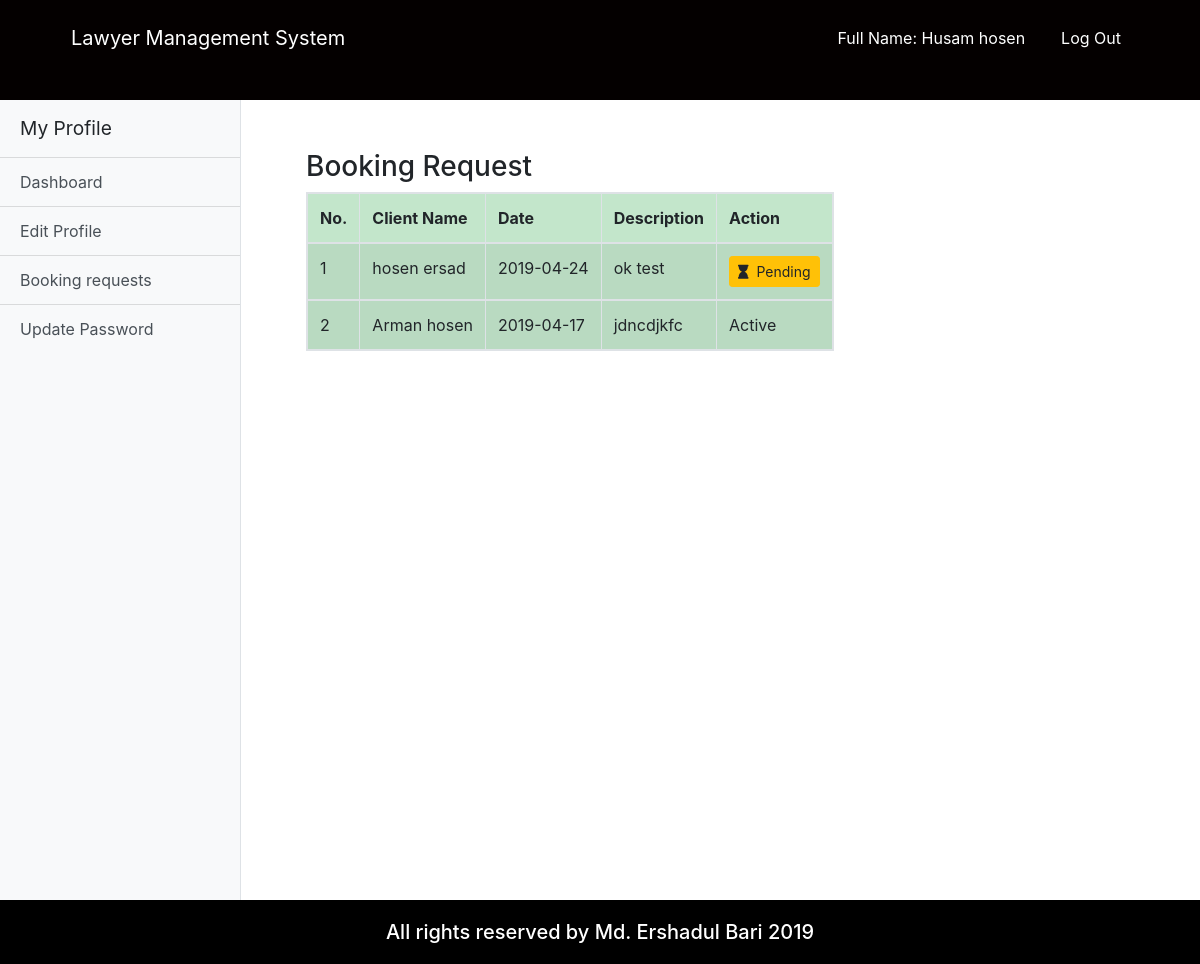
Screenshot of /lawyer_booking.php (signed in) with the database file from the repository.
### tables this page shows
CREATE TABLE `booking` (
  `booking_id` int(11) NOT NULL,
  `date` varchar(20) NOT NULL,
  `description` varchar(300) NOT NULL,
  `client_id` varchar(20) NOT NULL,
  `lawyer_id` varchar(20) NOT NULL,
  `status` varchar(20) NOT NULL
);

CREATE TABLE `user` (
  `u_id` varchar(20) NOT NULL,
  `first_Name` varchar(100) NOT NULL,
  `last_Name` varchar(100) NOT NULL,
  `email` varchar(100) NOT NULL,
  `password` varchar(100) NOT NULL,
  `status` varchar(100) NOT NULL,
  `role` varchar(100) NOT NULL
);

### lawyer_booking.php (the view, shortened to what this page needs)
<?php
	if($_SESSION['login']==TRUE AND $_SESSION['status']=='Active'){
	?>
	<!doctype html>
	<html lang="en">
		<head>
			<link rel="stylesheet" href="https://use.fontawesome.com/releases/v5.8.1/css/all.css">
			<link rel="stylesheet" href="css/all.css">
			<link rel="stylesheet" href="css/simple-sidebar.css">
			<link rel="stylesheet" href="css/bootstrap.css">
			<link rel="stylesheet" href="css/style.css">
			<link rel="stylesheet" href="css/media.css">
		</head>
		<body>
			<header class="customnav">
				<div class="container">
					<div class="row">
						<div class="col-md-12">
							<nav class="navbar navbar-expand-lg ">
								<a class="navbar-brand cus-a" href="#">Lawyer Management System</a>
								<div class="collapse navbar-collapse" id="navbarSupportedContent">
									<ul class="navbar-nav ml-auto ">
										<li class="">
											<a class="nav-link cus-a" href="#">Full Name: <?php echo $_SESSION['first_Name'];?> <?php echo $_SESSION['last_Name'];?></a>
										</li>
										<li class="">
											<a class="nav-link cus-a" href="logout.php">Log Out</a>
										</li>
									</ul>
								</div>
							</nav>
						</div>
					</div>
				</div>
			</header>
			<body>
				<div class="d-flex" id="wrapper">
					<div class="bg-light border-right" id="sidebar-wrapper">
						<div class="sidebar-heading">My Profile</div>
						<div class="list-group list-group-flush">
							<a href="lawyer_dashboard.php" class="list-group-item list-group-item-action bg-light">Dashboard</a>
							<a href="lawyer_edit_profile.php" class="list-group-item list-group-item-action bg-light">Edit Profile</a>
							<a href="lawyer_booking.php" class="list-group-item list-group-item-action bg-light">Booking requests</a>
							<a href="update_password_admin.php" class="list-group-item list-group-item-action bg-light">Update Password</a>
						</div>
					</div>
					<section class="bookingrqst">
						<div class="container">
							<div class="span7">
								<div class="widget stacked widget-table action-table">
									<div class="widget-header">
										<h3>Booking Request</h3>
									</div>
									<div class="widget-content">
										<table class="table table-striped table-bordered  table-success table-responsive">
											<thead>
												<tr>
													<th>No.</th>
													<th>Client Name</th>
													<th>Date</th>
													<th>Description</th>
													<th>Action</th>
												</tr>
											</thead>
											<?php
												$a=$_SESSION['lawyer_id'];
												$conn = connect();
												$result = mysqli_query($conn,"SELECT booking_id,first_Name,last_Name,date,description,booking.status as 'statuss' FROM booking,client,user WHERE booking.client_id=client.client_id AND client.client_id=user.u_id and booking.lawyer_id='$a'");
												$counter = 0;
												while($row = mysqli_fetch_array($result)) {
												?>
												<tbody id="myTable">
													<tr>
														<td><?php echo ++$counter ;?></td>
														<td><?php echo $row["first_Name"]; ?> <?php echo $row["last_Name"]; ?></td>
														<td><?php echo $row["date"]; ?></td>
														<td><?php echo $row["description"]; ?></td>
														<?php if ($row['statuss']=='Pending'){ ?>
															<td>
																<a class="btn btn-sm btn-warning" href="lawyer_booking.php?unblock_id=<?=$row['booking_id']?>"><i class="fas fa-hourglass"></i>&nbsp; Pending</a>
															</td>
															<?php }
															else{?>
															<td>
																Active
															</td>
														<?php }?>
													</tr>
													<?php
													}
												?>
											</table>
										</div>
									</div>
								</div>
							</div>
						</div>
			</body>
			<footer>
				<div class="container">
					<div class="row">
						<div class="col">
							<h5>All rights reserved by Md. Ershadul Bari 2019</h5>
						</div>
					</div>
				</div>
			</footer>
		</body>
	</html>
	<?php
	}else
	header('location:login.php?deactivate');
?>

### css/all.css (style rules this page uses)
.fa,.fab,.fal,.far,.fas { -moz-osx-font-smoothing:grayscale;-webkit-font-smoothing:antialiased;display:inline-block;font-style:normal;font-variant:normal;text-rendering:auto;line-height:1 }
.fa-hourglass:before { content:"\f254" }
.fa,.far,.fas { font-family:"Font Awesome 5 Free" }
.fa,.fas { font-weight:900 }

### css/simple-sidebar.css (style rules this page uses)
body { overflow-x: hidden; }
#sidebar-wrapper { min-height: 100vh; margin-left: -15rem; -webkit-transition: margin .25s ease-out; -moz-transition: margin .25s ease-out; -o-transition: margin .25s ease-out; transition: margin .25s ease-out; }
#sidebar-wrapper .sidebar-heading { padding: 0.875rem 1.25rem; font-size: 1.2rem; }
#sidebar-wrapper .list-group { width: 15rem; }
@media (min-width: 768px) { #sidebar-wrapper { margin-left: 0; } }

### css/style.css (style rules this page uses)
* { margin: 0; padding: 0; }
html { height: 100% !important; }
body { display: flex !important; min-height: 100% !important; flex-direction: column; }
.customnav { background-color: #040000; height: 100px; }
.customnav a { margin: 10px 10px; }
.cus-a { color: white !important; }
footer { margin-top: auto; background-color: black; color: white; }
footer h5 { text-align: center; margin: 20px 0px; }
.bookingrqst { margin: 50px; }

### rows the page displays
booking: user.first_Name "hosen", user.last_Name "ersad", date "2019-04-24", description "ok test"
booking: user.first_Name "Arman", user.last_Name "hosen", date "2019-04-17", description "jdncdjkfc", status "Active"

### other values shown
$_SESSION['first_Name'] "Husam"
$_SESSION['last_Name'] "hosen"
